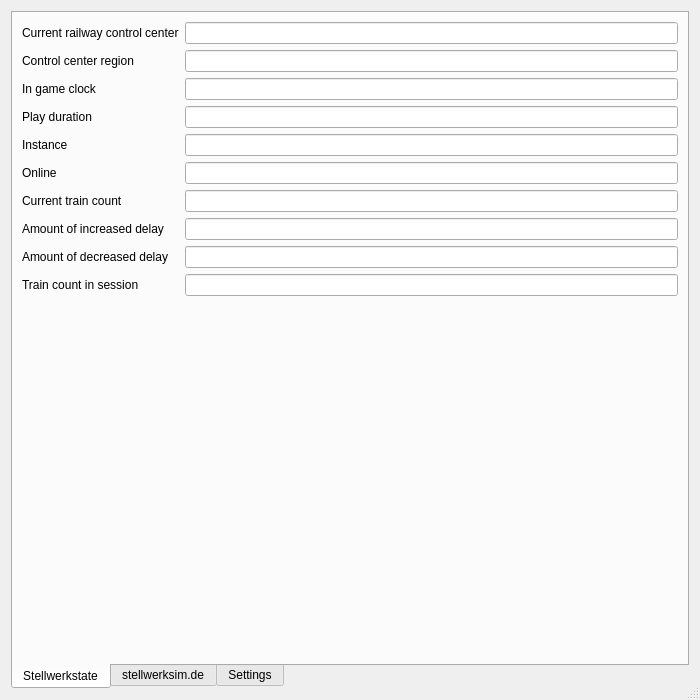
<?xml version="1.0" encoding="UTF-8"?>
<ui version="4.0">
 <class>Dialog</class>
 <widget class="QDialog" name="Dialog">
  <property name="geometry">
   <rect>
    <x>0</x>
    <y>0</y>
    <width>700</width>
    <height>700</height>
   </rect>
  </property>
  <property name="windowTitle">
   <string>Stellwerksim Status Tool</string>
  </property>
  <property name="sizeGripEnabled">
   <bool>true</bool>
  </property>
  <layout class="QVBoxLayout" name="verticalLayout_3">
   <item>
    <widget class="QTabWidget" name="tabWidget">
     <property name="tabPosition">
      <enum>QTabWidget::South</enum>
     </property>
     <property name="currentIndex">
      <number>0</number>
     </property>
     <widget class="QWidget" name="tab">
      <attribute name="title">
       <string>Stellwerkstate</string>
      </attribute>
      <layout class="QVBoxLayout" name="verticalLayout">
       <item>
        <layout class="QFormLayout" name="formLayout_2">
         <item row="0" column="0">
          <widget class="QLabel" name="currentRailwayControlCenterLabel">
           <property name="text">
            <string>Current railway control center</string>
           </property>
          </widget>
         </item>
         <item row="0" column="1">
          <widget class="QLineEdit" name="currentRailwayControlCenterLineEdit">
           <property name="readOnly">
            <bool>true</bool>
           </property>
          </widget>
         </item>
         <item row="1" column="0">
          <widget class="QLabel" name="currentRailwayControlCenterRegionLabel">
           <property name="text">
            <string>Control center region</string>
           </property>
          </widget>
         </item>
         <item row="1" column="1">
          <widget class="QLineEdit" name="currentRailwayControlCenterRegionLineEdit">
           <property name="readOnly">
            <bool>true</bool>
           </property>
          </widget>
         </item>
         <item row="2" column="0">
          <widget class="QLabel" name="inGameClockLabel">
           <property name="text">
            <string>In game clock</string>
           </property>
          </widget>
         </item>
         <item row="2" column="1">
          <widget class="QLineEdit" name="inGameClockLineEdit">
           <property name="readOnly">
            <bool>true</bool>
           </property>
          </widget>
         </item>
         <item row="3" column="0">
          <widget class="QLabel" name="playDurationLabel">
           <property name="text">
            <string>Play duration</string>
           </property>
          </widget>
         </item>
         <item row="3" column="1">
          <widget class="QLineEdit" name="playDurationLineEdit">
           <property name="readOnly">
            <bool>true</bool>
           </property>
          </widget>
         </item>
         <item row="4" column="0">
          <widget class="QLabel" name="instanceLabel">
           <property name="text">
            <string>Instance</string>
           </property>
          </widget>
         </item>
         <item row="4" column="1">
          <widget class="QLineEdit" name="instanceLineEdit">
           <property name="readOnly">
            <bool>true</bool>
           </property>
          </widget>
         </item>
         <item row="5" column="0">
          <widget class="QLabel" name="onlineLabel">
           <property name="text">
            <string>Online</string>
           </property>
          </widget>
         </item>
         <item row="5" column="1">
          <widget class="QLineEdit" name="onlineLineEdit">
           <property name="readOnly">
            <bool>true</bool>
           </property>
          </widget>
         </item>
         <item row="6" column="0">
          <widget class="QLabel" name="currentTrainCountLabel">
           <property name="text">
            <string>Current train count</string>
           </property>
          </widget>
         </item>
         <item row="6" column="1">
          <widget class="QLineEdit" name="currentTrainCountLineEdit">
           <property name="readOnly">
            <bool>true</bool>
           </property>
          </widget>
         </item>
         <item row="7" column="0">
          <widget class="QLabel" name="amountOfIncreasedDelayLabel">
           <property name="text">
            <string>Amount of increased delay</string>
           </property>
          </widget>
         </item>
         <item row="7" column="1">
          <widget class="QLineEdit" name="amountOfIncreasedDelayLineEdit">
           <property name="readOnly">
            <bool>true</bool>
           </property>
          </widget>
         </item>
         <item row="8" column="0">
          <widget class="QLabel" name="amountOfDecreasedDelayLabel">
           <property name="text">
            <string>Amount of decreased delay</string>
           </property>
          </widget>
         </item>
         <item row="8" column="1">
          <widget class="QLineEdit" name="amountOfDecreasedDelayLineEdit">
           <property name="readOnly">
            <bool>true</bool>
           </property>
          </widget>
         </item>
         <item row="9" column="0">
          <widget class="QLabel" name="trainCountInSessionLabel">
           <property name="text">
            <string>Train count in session</string>
           </property>
          </widget>
         </item>
         <item row="9" column="1">
          <widget class="QLineEdit" name="trainCountInSessionLineEdit">
           <property name="readOnly">
            <bool>true</bool>
           </property>
          </widget>
         </item>
        </layout>
       </item>
      </layout>
     </widget>
     <widget class="QWidget" name="tab_2">
      <attribute name="title">
       <string>stellwerksim.de</string>
      </attribute>
      <layout class="QVBoxLayout" name="verticalLayout_2"/>
     </widget>
     <widget class="QWidget" name="tab_3">
      <attribute name="title">
       <string>Settings</string>
      </attribute>
      <layout class="QVBoxLayout" name="verticalLayout_4">
       <item>
        <layout class="QFormLayout" name="formLayout_3">
         <item row="0" column="0">
          <widget class="QLabel" name="communicatorAddressLabel">
           <property name="text">
            <string>Communicator Address</string>
           </property>
          </widget>
         </item>
         <item row="0" column="1">
          <widget class="QLineEdit" name="communicatorAddressLineEdit"/>
         </item>
         <item row="1" column="0">
          <widget class="QLabel" name="homepageLabel">
           <property name="text">
            <string>Homepage</string>
           </property>
          </widget>
         </item>
         <item row="1" column="1">
          <widget class="QLineEdit" name="homepageLineEdit"/>
         </item>
        </layout>
       </item>
      </layout>
     </widget>
    </widget>
   </item>
  </layout>
 </widget>
 <resources/>
 <connections/>
</ui>
